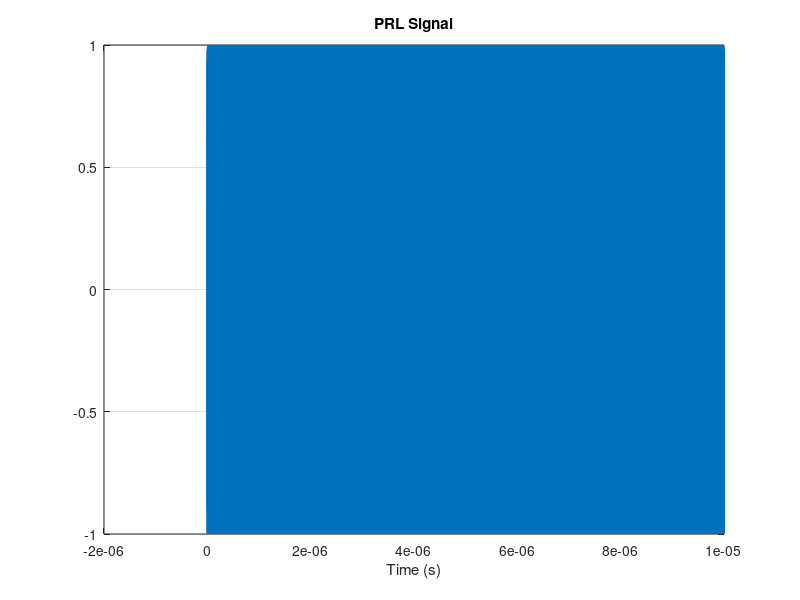
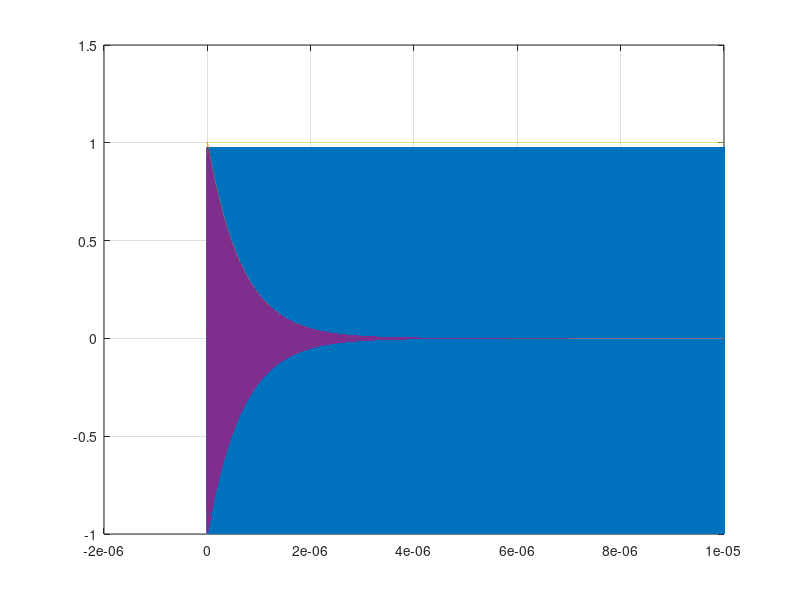

The MATLAB script that drew these images, in order: (Note: this script raises an error after producing the figures.)
close all;
%clear all; clc;

fc = 2851.3e6;    % Cavity resonate freq
% fc = 2856e6;      % Cavity resonate freq
f_prl = 2856e6;   % PRL freq
wc = 2*pi*fc;
q  = 6000;        % Cavity Q
bw = fc/q;        % Cavity BW
fadc = 357e6;     % ADC sample clock
fs = fc*5.5
% fs is picked to be 34x the ADC clk because a high freq is needed
% for the resolution of the RF signals, but also needs to be an integer
% multiple of the ADC clk speed in order to downsample into a simulated
% sampled IF signal for the algorithm 
Ts = 1/fs;
Tadc = 1/fadc;
flo = 2771e6;     % LO freq
t_start = -1e-9;    % x axis start time
t_stop  = 10e-6;     % x axis stop time
t_delay = 0.5e-6;   % Delaying the start of the pulse
t_delay = 0;   % Delaying the start of the pulse
t  = (t_start):(Ts):(t_stop);          % x axis
adc_t = (t_start):(1/fadc):(t_stop);   % ADC CLK x axis

jitter_amt = 100e-12;
jitter_t = (t_start+jitter_amt):(1/fadc):(t_stop+jitter_amt);

% Simulating the phase cavity as a 2nd order bpf
tfcav = tf([wc/q, 0], [1, wc/q, (wc^2)]);
cav_out = impulse(tfcav, t);  % Simulating the cavity ring output
cav_out = cav_out./(max(cav_out));

% Phase reference line signal
PRL_rf  = cos((2*pi*f_prl*(t)) + (0));    % PRL RF

figure();
plot(t, PRL_rf); grid on
title(['PRL Signal']);
xlabel('Time (s)');

% Math representation of the cavity ring output 
tau = 1/(2*pi*bw/2);            % Time constant
rf = cos(2*pi*fc*(t-t_delay));  % 2851MHz ring
y = exp(-(t-t_delay)/tau);      % Cavity exp decay
Ustep = (t >= t_delay);         % Unity step
cav_ring = rf .* Ustep .* y;    % Creating the cavity ring

figure()
plot(t, cav_ring); grid on
plot(t, rf); hold on
plot(t, y);
plot(t, Ustep); 
plot(t, cav_ring); hold off; grid on 

% Math representation of the IF cavity ring output 
f_if = 80.278e6;
tau_if = 1/(2*pi*bw/2);
IF = cos(2*pi*f_if*(t-t_delay));   % 80.278MHz ring
y_if = exp(-(t-t_delay)/tau_if);   % Cavity exp decay
Ustep = (t >= t_delay);            % Delaying the start
cav_ring_if = IF .* Ustep .* y_if;

% LO signal
LO = sin(2*pi*flo*t);

% External BPF
lp_f = 2.841e9;
hp_f = 2.861e9;
lp_w = 2*pi*lp_f;
hp_w = 2*pi*hp_f;
ext_bpf_bw = [lp_w hp_w];
% [ext_bpf_Num, ext_bpf_Den] = butter(3, lp_w, 'low','s');
[ext_bpf_Num, ext_bpf_Den] = butter(6, ext_bpf_bw, 'bandpass','s');
ext_bpf = tf(ext_bpf_Num, ext_bpf_Den);
opt = c2dOptions('Method','matched','FractDelayApproxOrder', 3);
ext_bpfz = c2d(ext_bpf, (Ts), opt);
figure()
P = bodeoptions('cstprefs');
P.Xlim = [2.7, 3.0];
P.FreqUnits = 'GHz';
P.Title.String = 'Ext RF filter';
P.Grid = 'on';
bodeplot(ext_bpf, ext_bpfz, 'x',P);

% T_test = (1/(100e9));
% ext_bpf_bw = [lp_w hp_w];
% [z_bpf_Num, z_bpf_Den] = butter(6, ext_bpf_bw./(2*pi*10000e9), 'bandpass');

% z_bpf_tf = tf(z_bpf_Num, z_bpf_Den);
% opt = c2dOptions('Method','matched','FractDelayApproxOrder', 3);
% ext_bpfz = c2d(ext_bpf, (T_test), opt);
% bpf_ss = ss(ext_bpf);
% bpf_test = c2d(bpf_ss, (T_test), 'matched');
% P = bodeoptions('cstprefs');
% P.Xlim = [2.7, 3.0];
% P.FreqUnits = 'GHz';
% P.Title.String = 'Ext RF filter';
% P.Grid = 'on';
% figure()
% bodeplot(ext_bpf, bpf_test, 'x', P);

% Q = bodeoptions('cstprefs');
% Q.FreqUnits = 'GHz';
% Q.Grid = 'on';
% figure()
% bodeplot(z_bpf_tf, Q);

% figure()
% Q = bodeoptions('cstprefs');
% Q.Xlim = [2.0, 6.0];
% Q.FreqUnits = 'GHz';
% Q.Title.String = 'Ext RF filter';
% Q.Grid = 'on';
% bodeplot(ext_bpfz, 'x',Q);

% ext_bpf_out = filter(ext_bpfz.Num{1}, ext_bpfz.Den{1}, cav_ring);
% ext_bpf_norm = ext_bpf_out/(max(ext_bpf_out));

% figure()
% plot(t, ext_bpf_norm); grid on
% % xlim([t_delay, t_delay+(0.2e-7)]);
% xlabel('Time (s)')
% return

% figure()
% plot(t, cav_ring, 'x'); grid on; hold on;
% plot(t, ext_bpf_norm, 'rx'); hold off;
% % title('Simulated cavity output')
% xlabel('Time (s)')

% ATCA RF input filters
% Simulating a minicircuit LPF, assuming it is 2nd order
lp_f = 3.0e9;
lp_w = 2*pi*lp_f;
lp_zeta = 0.707;
lp_num  = [0, lp_w^2];
lp_den  = [1, (2*lp_zeta*lp_w), lp_w^2];
atca_lp = tf(lp_num, lp_den);
% atca_lpz= c2d(atca_lp, Ts);

% Simulating a minicircuit HPF, assuming it is 2nd order
hp_f = 2.5e9;
hp_w = 2*pi*hp_f;
hp_zeta = lp_zeta;
hp_num  = [1, 0 ,0];
hp_den  = [1, (2*hp_zeta*hp_w), hp_w^2];
atca_hp = tf(hp_num, hp_den);
% atca_hpz= c2d(atca_hp, Ts);

% Combine the LPF and HPF into the BPF TF
atca_bp = atca_lp * atca_hp;
atca_bpz= c2d(atca_bp, Ts);

% ATCA RF bandpass filter generated using matlab filter generator
RF_bpf_f1 = 2.5e9;   % Filter low freq -3dB
RF_bpf_f2 = 3.0e9;   % Filter high freq -3dB
RF_bpf_bw = [RF_bpf_f1*2*pi RF_bpf_f2*2*pi];
[RF_bpf_Num, RF_bpf_Den] = butter(2, RF_bpf_bw, 'bandpass','s');
RF_bpf = tf(RF_bpf_Num, RF_bpf_Den);
RF_bpfz = c2d(RF_bpf, Ts, 'match');

% figure()
% P = bodeoptions('cstprefs');
% P.FreqUnits = 'GHz';
% P.Title.String = 'ATCA RF filter';
% P.Grid = 'on';
% bodeplot(RF_bpf, RF_bpfz, 'x',P); 

% ATCA IF bandpass filter, simulated as a 3rd order bpf
IF_bpf_f1 = 60e6;
IF_bpf_f2 = 110e6;
IF_bpf_w1 = (IF_bpf_f1*2*pi);
IF_bpf_w2 = (IF_bpf_f2*2*pi);
IF_bpf_bw = [IF_bpf_w1 IF_bpf_w2];
[IF_bpf_Num, IF_bpf_Den] = butter(3, IF_bpf_bw, 'bandpass','s');
IF_bpf  = tf(IF_bpf_Num, IF_bpf_Den);
IF_bpz = c2d(IF_bpf, Ts, 'match');

% figure()
% P = bodeoptions('cstprefs');
% P.FreqUnits = 'MHz';
% P.Title.String = 'ATCA IF filter';
% P.Xlim = [1, 3e2];
% P.Grid = 'on';
% bodeplot(IF_bpf, IF_bpz, 'x',P);

% figure()
% bode(atca_lp); grid on
% figure()
% bode(atca_hp); grid on
% Passing signal through the RF filters
% hp_out = filter(atca_hp.Num{1}, atca_hp.Den{1}, cav_ring);
% lp_out = filter(atca_lp.Num{1}, atca_lp.Den{1}, hp_out);

% =======================================================================
% Varying the beam arrival (t_delay) to see phase changes or varying the cavity 
% frequency.  This will be put into a loop so the affect can be observed
% Assumming copper thermal expansion to be ~2e-5/degC UND temp swing at 
% +/-0.1degC
% =======================================================================
freqOtime = 2;    % Choosing between freq sweep or arrival sweep
% 2 - jitter
% 1 - freq
% 0 - time

jitter_amt = 100e-12;
jitter_t = (t_start+jitter_amt):(1/fadc):(t_stop+jitter_amt);

temp_swing = 0.1;
Cu_thermal = 1.78e-5;
f_swing = temp_swing * Cu_thermal * fc;  % Max cavity freq change base on temp
t_step = 10e-12;

switch freqOtime
case 0  % beam jitter
    t_delay_ary = 0:t_step:10e-12;
    fc_ary = 0;
    loop_size = length(t_delay_ary);
case 1  % freq change
    fc_step = 1;    % Define how many points we want
    fc_ary = 0:(f_swing/fc_step):f_swing;    % Array of freq changes
    fc_ary = 0;
    t_delay_ary = 0;
    loop_size = length(fc_ary);
case 2  % trigger jitter
    jit_step = 10e-9;
    jit_ary = 0*(jit_step):jit_step:10*(jit_step);
    t_delay_ary = 0;
    fc_ary = 0;
    jit_t_ary = zeros(length(jit_ary), length(adc_t));
    IF_jit_ary = zeros(length(jit_ary), length(adc_t));
    PRL_jit_ary = zeros(length(jit_ary), length(adc_t));
    loop_size = length(jit_ary);
end
% figure(); plot(jit_t_ary); grid on;

% Phase reference line signal
PRL_rf  = cos((2*pi*f_prl*(t)) + (0));    % PRL RF

cav_phi = zeros(1, loop_size);
diff_phi = zeros(1, loop_size);

for i = 1:loop_size
% Math representation of the cavity ring output 
    % if freqOtime
    %     % Step in freq
    %     rf = cos(2*pi*(fc+fc_ary(i))*(t-t_delay));  % 2851MHz ring
    %     y = exp(-(t-t_delay)/tau);      % Cavity exp decay
    %     Ustep = (t >= t_delay);         % Unity step
    %     cav_ring = rf .* Ustep .* y;    % Creating the cavity ring
    %     freq_err = fc_ary(i)
    % else
    %     % Step in arrival
    %     rf = cos(2*pi*fc*(t-(t_delay+t_delay_ary(i))));  % 2851MHz ring
    %     y = exp(-(t-(t_delay+t_delay_ary(i)))/tau);      % Cavity exp decay
    %     Ustep = (t >= (t_delay+t_delay_ary(i)));         % Unity step
    %     cav_ring = rf .* Ustep .* y;    % Creating the cavity ring
    %     time_delay = (t_delay+t_delay_ary(i))
    % end

    switch freqOtime
    case 0
        % Step in arrival
        rf = cos(2*pi*fc*(t-(t_delay+t_delay_ary(i))));  % 2851MHz ring
        y = exp(-(t-(t_delay+t_delay_ary(i)))/tau);      % Cavity exp decay
        Ustep = (t >= (t_delay+t_delay_ary(i)));         % Unity step
        cav_ring = rf .* Ustep .* y;    % Creating the cavity ring
        time_delay = (t_delay+t_delay_ary(i))
    case 1
        % Step in freq
        rf = cos(2*pi*(fc+fc_ary(i))*(t-t_delay));  % 2851MHz ring
        y = exp(-(t-t_delay)/tau);      % Cavity exp decay
        Ustep = (t >= t_delay);         % Unity step
        cav_ring = rf .* Ustep .* y;    % Creating the cavity ring
        freq_err = fc_ary(i)
    case 2
        % Step in adc jitter
        rf = cos(2*pi*fc*(t-t_delay));
        y = exp(-(t-t_delay)/tau);      % Cavity exp decay
        Ustep = (t >= t_delay);         % Unity step
        cav_ring = rf .* Ustep .* y;    % Creating the cavity ring
        jitter_amt = jit_ary(i);
        jitter_t = (t_start+jitter_amt):(1/fadc):(t_stop+jitter_amt);
        jit_t_ary(i,:) = jitter_t;
        
    end

    % =========================================================================

    ext_bpf_out = filter(ext_bpfz.Num{1}, ext_bpfz.Den{1}, cav_ring);

    % Pass cavity signal through RF BPF
    lp_out = filter(RF_bpfz.Num{1}, RF_bpfz.Den{1}, ext_bpf_out);
    % Downmix
    mixer = LO .* lp_out;
    % IF filter
    IF_rf = filter(IF_bpz.Num{1}, IF_bpz.Den{1}, mixer);
    IF_rf_norm = IF_rf./(max(IF_rf));

    PRL_bpf = filter(RF_bpfz.Num{1}, RF_bpfz.Den{1}, PRL_rf);
    % Downmix
    PRL_mixer = LO .* PRL_bpf;
    % IF filter
    IF_PRL = filter(IF_bpz.Num{1}, IF_bpz.Den{1}, PRL_mixer);
    IF_PRL_norm = IF_PRL./(max(IF_PRL));

    % Plot a bunch stuff for sanity check
    % figure()
    % plot(t, cav_ring, 'x'); grid on;
    % title('Simulated cavity output')
    % xlabel('Time (s)')
    % figure()
    % meanfreq(cav_ring, fs); grid on

    % figure()
    % plot(t, ext_bpf_out, 'x'); grid on;
    % title('Ext bpf output')
    % xlabel('Time (s)')
    % figure()
    % meanfreq(ext_bpf_out, fs); grid on

    % figure()
    % plot(t, lp_out); grid on;
    % title('RF after 2nd order butterworth BPF')
    % xlabel('Time (s)')

    % figure()
    % plot(t, mixer); grid on;
    % title('Mixer IF output signal');
    % xlabel('Time (s)')

    % figure()
    % plot(t, IF_rf_norm); grid on
    % title('Cavity IF after 3rd order butterworth BPF')
    % xlabel('Time (s)')

    % figure()
    % plot(t, IF_PRL_norm); grid on
    % title('PRL IF after 3rd order butterworth BPF')
    % xlabel('Time (s)')

    % figure()
    % meanfreq(IF_rf_norm, fs); hold on;
    % meanfreq(IF_PRL_norm, fs); hold off; grid on
    %%%%%%%%%%%%%%%%%%%%%%%%%%%%%%%%%%%%%%%%%%%%%%%%%%%%%%%%%%

    % Start of the ADC sampled DSP
    % IF_adc = downsample(IF_rf_norm, fs2fadc);
    % PRL_adc = downsample(IF_PRL_norm, fs2fadc);
    IF_adc_inp = interp1(t, IF_rf_norm, adc_t, 'makima');
    PRL_adc_inp = interp1(t, IF_PRL_norm, adc_t, 'makima');

    IF_adc_jit = interp1(t, IF_rf_norm, jitter_t, 'makima');
    PRL_adc_jit = interp1(t, IF_PRL_norm, jitter_t, 'makima');
    IF_jit_ary(i,:) = IF_adc_jit;
    PRL_jit_ary(i,:) = PRL_adc_jit;

    % T = llrf_demod_types('fixed');
    % input_fixed = cast(PRL_adc, 'like', T.x);

    % [y, scale]  = llrf_demod(input_fixed, T);
    % y           = double(y)/scale;
    % figure()
    % plot(y);


    % figure()
    % plot(adc_t, IF_adc); grid on
    % title('Sampled IF at Fs = 357e6Hz')
    % xlabel('Time (s)')

    IF_adcf = meanfreq(IF_adc_inp, fadc);

    % figure()
    % meanfreq(IF_jit_ary(1,:), fadc); hold on;
    % meanfreq(PRL_jit_ary(1,:), fadc);  hold off; grid on

    %%%%%%%%%%%%%%%%%%%%%%%%%%%%%%%%%%%%%%%%%%%%%%%%%%%%%%%%%%%%
    % Envelope detection
    % Using an asynch full-wave detection
    % wave -> abs -> LPF

    IF_abs = abs(IF_adc_inp);
    ED_f = 1e6/(fadc);   % Filter 3dB f = 1MHz
    ED_w = ED_f*2*pi;
    [ED_lpf_Num, ED_lpf_Den] = butter(1, ED_w, 'low');
    ED_lpf = tf(ED_lpf_Num, ED_lpf_Den);

    ED_out = filtfilt(ED_lpf_Num, ED_lpf_Den, IF_abs);
    ED_norm = ED_out/(max(ED_out));
    IF_shaped = ED_norm .* IF_adc_inp;    
    IF_jit_shaped = ED_norm .* IF_jit_ary(i,:);

    % figure()
    % plot(adc_t, IF_jit_shaped); grid on
    % title("Shaped cavity signal");
    % xlabel('Time (s)');
    % xlim(['0, 3e-6']);


    % Window threshold        
    switch freqOtime
    case 0  % beam jitter
        window_thres = [0, 9e-6];
    case 1  % freq change
        window_thres = [t_delay, 4e-6];
    case 2  % trigger jitter
        window_thres = [0+jitter_amt, 9e-6+jitter_amt];
    end

    window_ind(1) = find(adc_t >= window_thres(1), 1);
    window_ind(2) = find(adc_t >= window_thres(2), 1);

    window_jit(1) = find(jitter_t >= window_thres(1), 1);
    window_jit(2) = find(jitter_t >= window_thres(2), 1);

    % % Sanity checking plots
    % figure()
    % plot(adc_t, IF_adc); hold on
    % plot(adc_t, ED_norm); 
    % plot(adc_t, IF_shaped); hold off; grid on
    % title('Envelope detector output')
    % xlabel('Time (s)')

    % figure()
    % plot(adc_t(1,window_ind(1):window_ind(end)), IF_adc(1,window_ind(1):window_ind(end))); hold on
    % plot(adc_t(1,window_ind(1):window_ind(end)), ED_norm(1,window_ind(1):window_ind(end))); 
    % plot(adc_t(1,window_ind(1):window_ind(end)), IF_shaped(1,window_ind(1):window_ind(end))); hold off; grid on
    % title('Windowed signal')
    % xlabel('Time (s)')

    % figure()
    % plot(adc_t, ED_out); grid on; 

    % Let's add some AWG to our noiseless system
    noise_SNR = -80;
    noise_amp = (10^(noise_SNR/20))*(max(IF_shaped));
    AWG = rand(1, length(adc_t))*noise_amp;
    IF_noised = IF_shaped + AWG;
    IF_jit_noised = IF_jit_shaped + AWG;

    %%%%%%%%%%%%%%%%%%%%%%%%%%%%%%%%%%%%%%%%%%%%%%%%%%%%%%%%%%%%
    % DDC LO setup
    Cav_DDC_f = 4.7252e6;    % Cavity RF freq = 2851.3MHz, LO = 2771, and IF is 80.3MHz 
    LLRF_DDC_f = 85e6;    % PRL RF freq = 2856MHz, LO = 2771, and IF is 85MHz 
    Cav_DDC_cos = cos(2*pi*Cav_DDC_f*jit_t_ary(i,:));
    Cav_DDC_sin = sin(2*pi*Cav_DDC_f*jit_t_ary(i,:));

    LLRF_DDC_cos = cos(2*pi*LLRF_DDC_f*adc_t);
    LLRF_DDC_sin = sin(2*pi*LLRF_DDC_f*adc_t);

    % figure()
    % plot(adc_t(1:20), Cav_DDC_cos(1:20)); hold on
    % plot(adc_t(1:20), Cav_DDC_sin(1:20)); hold off; grid on
    % title('Cavity DDC LO');

    % DDC cavity signal
    IF_I = LLRF_DDC_cos .* IF_noised;
    IF_Q = LLRF_DDC_sin .* IF_noised;

    IFN_I = LLRF_DDC_cos .* IF_jit_noised;
    IFN_Q = LLRF_DDC_sin .* IF_jit_noised;

    % DDC PRL signal
    PRL_I = LLRF_DDC_cos .* PRL_adc_jit;
    PRL_Q = LLRF_DDC_sin .* PRL_adc_jit;


    DDC_lpf = 20e6/(fadc);   % Filter 3dB f = 10MHz
    DDC_w = DDC_lpf*2*pi;
    [DDC_lpf_Num, DDC_lpf_Den] = butter(1, DDC_w, 'low');
    DDC_lpf = tf(DDC_lpf_Num, DDC_lpf_Den);

    IF_I_lp = filtfilt(DDC_lpf_Num, DDC_lpf_Den, IF_I);
    IF_Q_lp = filtfilt(DDC_lpf_Num, DDC_lpf_Den, IF_Q);

    PRL_I_lp = filtfilt(DDC_lpf_Num, DDC_lpf_Den, PRL_I);
    PRL_Q_lp = filtfilt(DDC_lpf_Num, DDC_lpf_Den, PRL_Q);

    IFN_I_lp = filtfilt(DDC_lpf_Num, DDC_lpf_Den, IFN_I);
    IFN_Q_lp = filtfilt(DDC_lpf_Num, DDC_lpf_Den, IFN_Q);

    % figure(); plot(adc_t, PRL_I_lp); grid on; hold on;
    % plot(adc_t, PRL_Q_lp); hold off; xlim([0, 2.5e-6])
    
    % figure(); plot(adc_t, IF_Q_lp); grid on; hold on;
    % plot(adc_t, IF_I_lp); hold off; xlim([0, 2.5e-6])

    % figure(); meanfreq(IF_Q_lp, fadc); hold on; meanfreq(Cav_DDC_sin, fadc); hold off;    

    % complex downmix
    CLO = exp(-1i*(2*pi*Cav_DDC_f)*jit_t_ary(i,:));

    DDC_CLO = exp(-1i*(2*pi*LLRF_DDC_f)*jit_t_ary(i,:));
    PRL_IF  = PRL_adc_jit .* DDC_CLO;

    IF_com = IF_I_lp +(IF_Q_lp*1i);

    DC_com = IF_com .* CLO;

    IFdc_I = Cav_DDC_cos .* IF_I_lp;
    IFdc_Q = Cav_DDC_sin .* IF_Q_lp;

    % figure(); plot(adc_t, IFdc_Q); grid on; hold on;
    % plot(adc_t, IFdc_I); hold off; xlim([0, 2.5e-6])

    cav_dc_I = Cav_DDC_cos .* IFN_I_lp;
    cav_dc_Q = Cav_DDC_sin .* IFN_Q_lp;

    % figure(); meanfreq(cav_dc_Q, fadc); hold on; meanfreq(cav_dc_I, fadc); hold off;  xlim([0, 10]);

    Cav_DDC_lpf = 1e2/(fadc);   % Filter 3dB f = 1kHz
    DDC_w = Cav_DDC_lpf*2*pi;
    [Cav_DDC_lpf_Num, Cav_DDC_lpf_Den] = butter(1, DDC_w, 'low');
    Cav_DDC_lpf = tf(Cav_DDC_lpf_Num, Cav_DDC_lpf_Den);

    jit_cav_dc_I = filtfilt(Cav_DDC_lpf_Num, Cav_DDC_lpf_Den, cav_dc_I);
    jit_cav_dc_Q = filtfilt(Cav_DDC_lpf_Num, Cav_DDC_lpf_Den, cav_dc_Q);

    IF_I_lp1 = filtfilt(Cav_DDC_lpf_Num, Cav_DDC_lpf_Den, IFdc_I);
    IF_Q_lp1 = filtfilt(Cav_DDC_lpf_Num, Cav_DDC_lpf_Den, IFdc_Q);

    % figure(); meanfreq(IF_Q_lp1, fadc); hold on; meanfreq(IF_I_lp1, fadc); hold off;

    % figure(); plot(adc_t, IF_Q_lp1); grid on; hold on;
    % plot(adc_t, IF_I_lp1); hold off; xlim([0, 10e-6]);

    jit_cav_phi_plot(i,:) = atan2(jit_cav_dc_Q, jit_cav_dc_I);

    cav_phi_plot(i,:) = atan2(IF_Q_lp, IF_I_lp);
    prl_phi_plot(i,:) = atan2(PRL_Q_lp, PRL_I_lp);

    jit_IF_I_int = sum(jit_cav_dc_I(window_jit(1):window_jit(end)));
    jit_IF_Q_int = sum(jit_cav_dc_Q(window_jit(1):window_jit(end)));

    IF_I_int  = sum(IF_I_lp(1,window_ind(1):window_ind(end)));
    IF_Q_int  = sum(IF_Q_lp(1,window_ind(1):window_ind(end)));
    PRL_I_int = sum(PRL_I_lp(1,window_ind(1):window_ind(end)));
    PRL_Q_int = sum(PRL_Q_lp(1,window_ind(1):window_ind(end)));

    jit_IF_int_phi = atan2(jit_IF_Q_int, jit_IF_I_int);
    PRL_int_phi = atan2(PRL_Q_int, PRL_I_int);
    IF_int_phi  = atan2(IF_Q_int, IF_I_int);
    phi_diff_int = IF_int_phi - PRL_int_phi;

    cav_phi(1,i) = IF_int_phi;
    prl_phi(1,i) = PRL_int_phi;
    diff_phi(1,i) = phi_diff_int;

    PRL_phi = atan2(PRL_Q_lp, PRL_I_lp);
    IF_phi = atan2(IF_Q_lp, IF_I_lp);
    phi_diff = (IF_phi - PRL_phi)/pi;

    % figure()
    % subplot(2,1,1)
    % plot(adc_t(1,window_ind(1):window_ind(end)), PRL_phi(1,window_ind(1):window_ind(end))); grid on
    % title('PRL IF phase')
    % xlabel('Time (s)')
    % subplot(2,1,2)
    % plot(adc_t(1,window_ind(1):window_ind(end)), IF_phi(1,window_ind(1):window_ind(end))); grid on
    % title(['Cavity IF phase delay ' num2str((t_delay+t_delay_ary(i)))])
    % xlabel('Time (s)')

    % figure()
    % subplot(2,1,1)
    % plot(adc_t(1,window_ind(1):window_ind(end)), PRL_adc(1,window_ind(1):window_ind(end))); grid on
    % title('PRL IF signal')
    % xlabel('Time (s)')
    % subplot(2,1,2)
    % plot(adc_t(1,window_ind(1):window_ind(end)), IF_noised(1,window_ind(1):window_ind(end))); grid on
    % title(['Cavity IF delay ' num2str((t_delay+t_delay_ary(i)))])
    % xlabel('Time (s)')
end

figure();
plot(t, IF_rf_norm, 'Linewidth',4); grid on; hold on;
for i = 1:3
    plot(jit_t_ary(i,:), IF_jit_ary(i,:), ':+', 'Linewidth',4); 
end
hold off; xlim([t_delay+(50e-9), t_delay+70e-9]);
legend('Raw waveform', ['clk jitter by ' num2str(jit_ary(1))], ['clk jitter by ' num2str(jit_ary(2))], ['clk jitter by ' num2str(jit_ary(3))])
title('ADC CLK jitter effect');
xlabel('Time (s)');

figure()
plot(jit_t_ary(1,:), jit_cav_phi_plot(1,:)); grid on; hold on;
plot(adc_t, cav_phi_plot(1,:)); hold off

figure()
plot(adc_t, prl_phi_plot(1,:)); grid on

% plot(adc_t, IF_adc_inp); grid on; hold on;
% plot(t, IF_rf_norm);
% plot(jit_t_ary(4,:), IF_jit_ary(4,:), ':.'); hold off; 
% xlim([t_delay, t_delay+80e-9])
% figure();
% plot(adc_t, PRL_adc_inp, '+-'); grid on; hold on;
% plot(jit_t_ary(2,:), PRL_jit_ary(2,:), ':.'); hold off; 
% xlim([0, 40e-9])

return

% Plot a bunch stuff for sanity check
figure()
plot(t, cav_ring, 'x'); grid on;
title('Simulated cavity output')
xlabel('Time (s)')

figure()
plot(t, ext_bpf_out, 'x'); grid on;
title('Ext bpf output')
xlabel('Time (s)')

figure()
plot(t, IF_rf_norm); grid on
title('Cavity IF after 3rd order butterworth BPF')
xlabel('Time (s)')

% if freqOtime
%     figure()
%     for i = 1:(loop_size)
%         plot(adc_t(window_ind(1):window_ind(end)), cav_phi_plot(i,window_ind(1):window_ind(end)));hold on; grid on
%         plot(adc_t(window_ind(1):window_ind(end)), prl_phi_plot(i,window_ind(1):window_ind(end)));
%         title('Cavity phase as cav freq change');
%         xlabel('Time (s)');
%         ylabel('Phase in radian +/-pi');
%     end
%     hold off;
%     figure()
%     plot((fc_ary), cav_phi(1,:)); grid on;
%     title('Cav Freq change vs integrated phase');
%     xlabel('Cavity frequency change (Hz)');
%     ylabel('');
% else
%     figure()
%     plot(((t_delay+t_delay_ary)/(1e-9)), cav_phi, ':.'); grid on; hold on;
%     plot(((t_delay+t_delay_ary)/(1e-9)), prl_phi);
%     title('Integrated cavity phase');
%     xlabel('Time delay (ps)');
%     ylabel('Phase in radian +/-pi');

%     figure()
%     plot(adc_t(window_ind(1):window_ind(end)), cav_phi_plot(1,window_ind(1):window_ind(end)));hold on; grid on
%     plot(adc_t(window_ind(1):window_ind(end)), prl_phi_plot(1,window_ind(1):window_ind(end)));
%     title('Beam arrival vs integrated phase');
%     xlabel('Cavity frequency change (Hz)');
%     ylabel('');
% end
% figure()
% plot(PRL_I_lp(1,window_ind(1):window_ind(end)),PRL_Q_lp(1,window_ind(1):window_ind(end)), 'x'); grid on
% title('PRL I vs Q')

% figure()
% plot(IF_I_lp(1,window_ind(1):window_ind(end)),IF_Q_lp(1,window_ind(1):window_ind(end)), 'x'); grid on
% title('Cavity I vs Q')



% figure()
% plot(adc_t(1,window_ind(1):window_ind(end)), phi_diff(1,window_ind(1):window_ind(end))); grid on
% title('Phase difference normalized by pi')

% ftest = 5e6;
% pi_cycle = 10;
% pt_p_2pi = 2000;
% testx = 0:(2*pi/pt_p_2pi):(pi*(pi_cycle));
% Itest = cos(2*pi*ftest*testx);
% Qtest = sin(2*pi*ftest*testx);

% phi_plot = atan2(Qtest,Itest);
% I_int1 = sum(Itest(1:50));
% Q_int1 = sum(Qtest(1:50));
% I_int2 = sum(Itest(1:150));
% Q_int2 = sum(Qtest(1:150));
% phi_int1 = atan2(Q_int1, I_int1)
% phi_int2 = atan2(Q_int2, I_int2)
% pi_ind = find(testx==pi);


% figure()
% plot(testx, phi_plot); grid on; 

% figure()
% plot(testx(1:pi_ind), Itest(1:pi_ind)); grid on; hold on;
% plot(testx(1:pi_ind), Qtest(1:pi_ind)); hold off;

